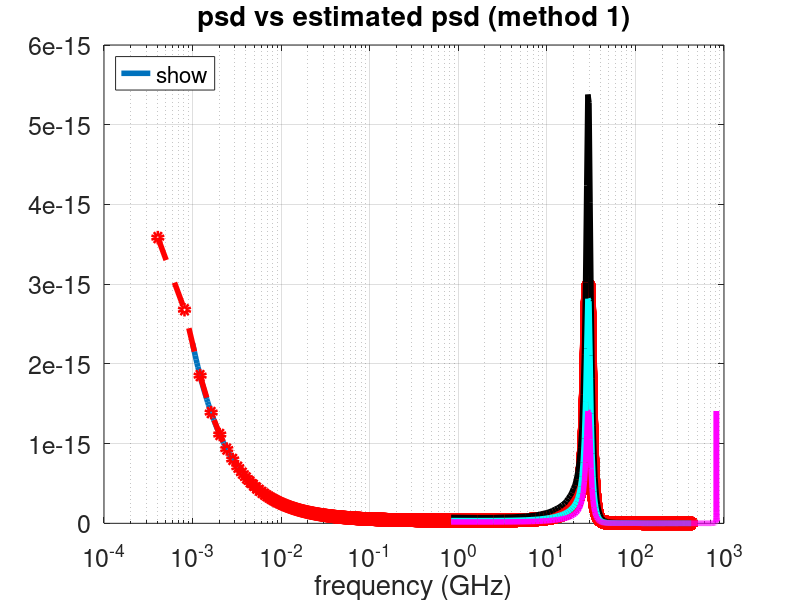
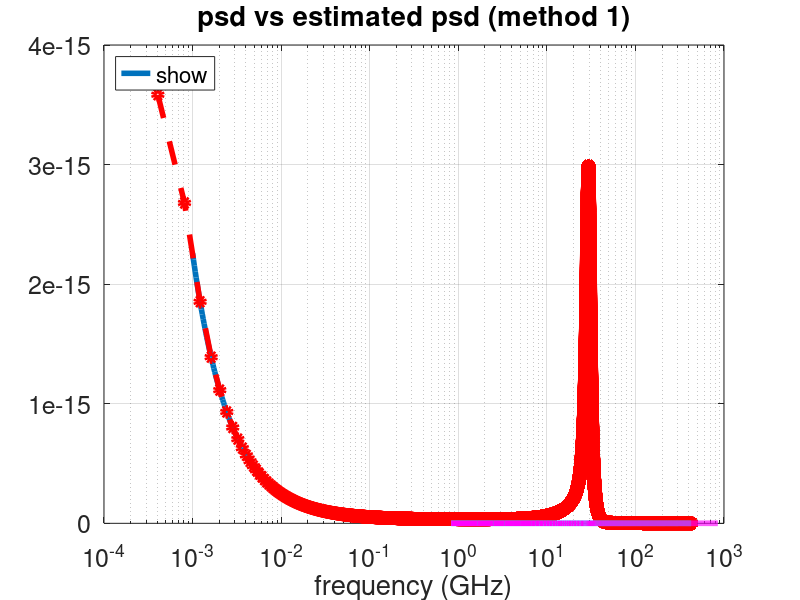

Recreate these plots in MATLAB, in order.
% load('psd_freq.txt')
freq=[1000000
1023292.99200000
1047128.54800000
1071519.30500000
1096478.19600000
1122018.45400000
1148153.62100000
1174897.55500000
1202264.43500000
1230268.77100000
1258925.41200000
1288249.55200000
1318256.73900000
1348962.88300000
1380384.26500000
1412537.54500000
1445439.77100000
1479108.38800000
1513561.24800000
1548816.61900000
1584893.19200000
1621810.09700000
1659586.90700000
1698243.65200000
1737800.82900000
1778279.41000000
1819700.85900000
1862087.13700000
1905460.71800000
1949844.60000000
1995262.31500000
2041737.94500000
2089296.13100000
2137962.09000000
2187761.62400000
2238721.13900000
2290867.65300000
2344228.81500000
2398832.91900000
2454708.91600000
2511886.43200000
2570395.78300000
2630267.99200000
2691534.80400000
2754228.70300000
2818382.93100000
2884031.50300000
2951209.22700000
3019951.72000000
3090295.43300000
3162277.66000000
3235936.56900000
3311311.21500000
3388441.56100000
3467368.50500000
3548133.89200000
3630780.54800000
3715352.29100000
3801893.96300000
3890451.45000000
3981071.70600000
4073802.77800000
4168693.83500000
4265795.18800000
4365158.32200000
4466835.92200000
4570881.89600000
4677351.41300000
4786300.92300000
4897788.19400000
5011872.33600000
5128613.84000000
5248074.60200000
5370317.96400000
5495408.73900000
5623413.25200000
5754399.37300000
5888436.55400000
6025595.86100000
6165950.01900000
6309573.44500000
6456542.29000000
6606934.48000000
6760829.75400000
6918309.70900000
7079457.84400000
7244359.60100000
7413102.41300000
7585775.75000000
7762471.16600000
7943282.34700000
8128305.16200000
8317637.71100000
8511380.38200000
8709635.90000000
8912509.38100000
9120108.39400000
9332543.00800000
9549925.86000000
9772372.21000000
10000000
10232929.9200000
10471285.4800000
10715193.0500000
10964781.9600000
11220184.5400000
11481536.2100000
11748975.5500000
12022644.3500000
12302687.7100000
12589254.1200000
12882495.5200000
13182567.3900000
13489628.8300000
13803842.6500000
14125375.4500000
14454397.7100000
14791083.8800000
15135612.4800000
15488166.1900000
15848931.9200000
16218100.9700000
16595869.0700000
16982436.5200000
17378008.2900000
17782794.1000000
18197008.5900000
18620871.3700000
19054607.1800000
19498446
19952623.1500000
20417379.4500000
20892961.3100000
21379620.9000000
21877616.2400000
22387211.3900000
22908676.5300000
23442288.1500000
23988329.1900000
24547089.1600000
25118864.3200000
25703957.8300000
26302679.9200000
26915348.0400000
27542287.0300000
28183829.3100000
28840315.0300000
29512092.2700000
30199517.2000000
30902954.3300000
31622776.6000000
32359365.6900000
33113112.1500000
33884415.6100000
34673685.0500000
35481338.9200000
36307805.4800000
37153522.9100000
38018939.6300000
38904514.5000000
39810717.0600000
40738027.7800000
41686938.3500000
42657951.8800000
43651583.2200000
44668359.2200000
45708818.9600000
46773514.1300000
47863009.2300000
48977881.9400000
50118723.3600000
51286138.4000000
52480746.0200000
53703179.6400000
54954087.3900000
56234132.5200000
57543993.7300000
58884365.5400000
60255958.6100000
61659500.1900000
63095734.4500000
64565422.9000000
66069344.8000000
67608297.5400000
69183097.0900000
70794578.4400000
72443596.0100000
74131024.1300000
75857757.5000000
77624711.6600000
79432823.4700000
81283051.6200000
83176377.1100000
85113803.8200000
87096359
89125093.8100000
91201083.9400000
93325430.0800000
95499258.6000000
97723722.1000000
100000000
102329299.200000
104712854.800000
107151930.500000
109647819.600000
112201845.400000
114815362.100000
117489755.500000
120226443.500000
123026877.100000
125892541.200000
128824955.200000
131825673.900000
134896288.300000
138038426.500000
141253754.500000
144543977.100000
147910838.800000
151356124.800000
154881661.900000
158489319.200000
162181009.700000
165958690.700000
169824365.200000
173780082.900000
177827941
181970085.900000
186208713.700000
190546071.800000
194984460
199526231.500000
204173794.500000
208929613.100000
213796209
218776162.400000
223872113.900000
229086765.300000
234422881.500000
239883291.900000
245470891.600000
251188643.200000
257039578.300000
263026799.200000
269153480.400000
275422870.300000
281838293.100000
288403150.300000
295120922.700000
301995172
309029543.300000
316227766
323593656.900000
331131121.500000
338844156.100000
346736850.500000
354813389.200000
363078054.800000
371535229.100000
380189396.300000
389045145
398107170.600000
407380277.800000
416869383.500000
426579518.800000
436515832.200000
446683592.200000
457088189.600000
467735141.300000
478630092.300000
489778819.400000
501187233.600000
512861384
524807460.200000
537031796.400000
549540873.900000
562341325.200000
575439937.300000
588843655.400000
602559586.100000
616595001.900000
630957344.500000
645654229
660693448
676082975.400000
691830970.900000
707945784.400000
724435960.100000
741310241.300000
758577575
776247116.600000
794328234.700000
812830516.200000
831763771.100000
851138038.200000
870963590
891250938.100000
912010839.400000
933254300.800000
954992586
977237221
1000000000.00000
1023292992.00000
1047128548.00000
1071519305.00000
1096478196.00000
1122018454.00000
1148153621.00000
1174897555.00000
1202264435.00000
1230268771.00000
1258925412.00000
1288249552.00000
1318256739.00000
1348962883.00000
1380384265.00000
1412537545.00000
1445439771.00000
1479108388.00000
1513561248.00000
1548816619.00000
1584893192.00000
1621810097.00000
1659586907.00000
1698243652.00000
1737800829.00000
1778279410.00000
1819700859.00000
1862087137.00000
1905460718.00000
1949844600.00000
1995262315.00000
2041737945.00000
2089296131.00000
2137962090.00000
2187761624.00000
2238721139.00000
2290867653.00000
2344228815.00000
2398832919.00000
2454708916.00000
2511886432.00000
2570395783.00000
2630267992.00000
2691534804.00000
2754228703.00000
2818382931.00000
2884031503.00000
2951209227.00000
3019951720.00000
3090295433.00000
3162277660.00000
3235936569.00000
3311311215.00000
3388441561.00000
3467368505.00000
3548133892.00000
3630780548.00000
3715352291.00000
3801893963.00000
3890451450.00000
3981071706.00000
4073802778.00000
4168693835.00000
4265795188.00000
4365158322.00000
4466835922.00000
4570881896.00000
4677351413.00000
4786300923.00000
4897788194.00000
5011872336.00000
5128613840.00000
5248074602.00000
5370317964.00000
5495408739.00000
5623413252.00000
5754399373.00000
5888436554.00000
6025595861.00000
6165950019.00000
6309573445.00000
6456542290.00000
6606934480.00000
6760829754.00000
6918309709.00000
7079457844.00000
7244359601.00000
7413102413.00000
7585775750.00000
7762471166.00000
7943282347.00000
8128305162.00000
8317637711.00000
8511380382.00000
8709635900.00000
8912509381.00000
9120108394.00000
9332543008.00000
9549925860.00000
9772372210.00000
10000000000.0000
10232929920.0000
10471285480.0000
10715193050.0000
10964781960.0000
11220184540.0000
11481536210.0000
11748975550.0000
12022644350.0000
12302687710.0000
12589254120.0000
12882495520.0000
13182567390.0000
13489628830.0000
13803842650.0000
14125375450.0000
14454397710.0000
14791083880.0000
15135612480.0000
15488166190.0000
15848931920.0000
16218100970.0000
16595869070.0000
16982436520.0000
17378008290.0000
17782794100.0000
18197008590.0000
18620871370.0000
19054607180.0000
19498446000.0000
19952623150.0000
20417379450.0000
20892961310.0000
21379620900.0000
21877616240.0000
22387211390.0000
22908676530.0000
23442288150.0000
23988329190.0000
24547089160.0000
25118864320.0000
25703957830.0000
26302679920.0000
26915348040.0000
27542287030.0000
28183829310.0000
28840315030.0000
29512092270.0000
30199517200.0000
30902954330.0000
31622776600.0000
32359365690.0000
33113112150.0000
33884415610.0000
34673685050.0000
35481338920.0000
36307805480.0000
37153522910.0000
38018939630.0000
38904514500.0000
39810717060.0000
40738027780.0000
41686938350.0000
42657951880.0000
43651583220.0000
44668359220.0000
45708818960.0000
46773514130.0000
47863009230.0000
48977881940.0000
50118723360.0000
51286138400.0000
52480746020.0000
53703179640.0000
54954087390.0000
56234132520.0000
57543993730.0000
58884365540.0000
60255958610.0000
61659500190.0000
63095734450.0000
64565422900.0000
66069344800.0000
67608297540.0000
69183097090.0000
70794578440.0000
72443596010.0000
74131024130.0000
75857757500.0000
77624711660.0000
79432823470.0000
81283051620.0000
83176377110.0000
85113803820.0000
87096359000.0000
89125093810.0000
91201083940.0000
93325430080.0000
95499258600.0000
97723722100.0000
100000000000.000
102329299200.000
104712854800.000
107151930500.000
109647819600.000
112201845400.000
114815362100.000
117489755500.000
120226443500.000
123026877100.000
125892541200.000
128824955200.000
131825673900.000
134896288300.000
138038426500.000
141253754500.000
144543977100.000
147910838800.000
151356124800.000
154881661900.000
158489319200.000
162181009700.000
165958690700.000
169824365200.000
173780082900.000
177827941000.000
181970085900.000
186208713700.000
190546071800.000
194984460000.000
199526231500.000
204173794500.000
208929613100.000
213796209000.000
218776162400.000
223872113900.000
229086765300.000
234422881500.000
239883291900.000
245470891600.000
251188643200.000
257039578300.000
263026799200.000
269153480400.000
275422870300.000
281838293100.000
288403150300.000
295120922700.000
301995172000.000
309029543300.000
316227766000.000
323593656900.000
331131121500.000
338844156100.000
346736850500.000
354813389200.000
363078054800.000
371535229100.000
380189396300.000
389045145000.000
398107170600.000
407380277800.000
416869383500.000
426579518800.000
436515832200.000
446683592200.000
457088189600.000
467735141300.000
478630092300.000
489778819400.000
501187233600.000
512861384000.000
524807460200.000
537031796400.000
549540873900.000
562341325200.000
575439937300.000
588843655400.000
602559586100.000
616595001900.000
630957344500.000
645654229000.000
660693448000.000
676082975400.000
691830970900.000
707945784400.000
724435960100.000
741310241300.000
758577575000.000
776247116600.000
794328234700.000
812830516200.000
831763771100.000
851138038200.000
870963590000.000
891250938100.000
912010839400.000
933254300800.000
954992586000.000
977237221000.000
1000000000000.00
1023292992000.00
1047128548000.00
1071519305000.00
1096478196000.00
1122018454000.00
1148153621000.00
1174897555000.00
1202264435000.00
1230268771000.00
1258925412000.00
1288249552000.00
1318256739000.00
1348962883000.00
1380384265000.00
1412537545000.00
1445439771000.00
1479108388000.00
1513561248000.00
1548816619000.00
1584893192000.00
1621810097000.00
1659586907000.00
1698243652000.00
1737800829000.00
1778279410000.00
1819700859000.00
1862087137000.00
1905460718000.00
1949844600000.00
1995262315000.00
2041737945000.00
2089296131000.00
2137962090000.00
2187761624000.00
2238721139000.00
2290867653000.00
2344228815000.00
2398832919000.00
2454708916000.00
2511886432000.00
2570395783000.00
2630267992000.00
2691534804000.00
2754228703000.00
2818382931000.00
2884031503000.00
2951209227000.00
3019951720000.00
3090295433000.00
3162277660000.00
3235936569000.00
3311311215000.00
3388441561000.00
3467368505000.00
3548133892000.00
3630780548000.00
3715352291000.00
3801893963000.00
3890451450000.00
3981071706000.00
4073802778000.00
4168693835000.00
4265795188000.00
4365158322000.00
4466835922000.00
4570881896000.00];

psd_measured=[4.75015724105784e-08
4.69509552166768e-08
4.64072421388773e-08
4.58703352638487e-08
4.53401384559881e-08
4.48165572704831e-08
4.42994989523209e-08
4.37888723936391e-08
4.32845881083803e-08
4.27865582124612e-08
4.22946963814370e-08
4.18089178651469e-08
4.13291393860190e-08
4.08552792096381e-08
4.03872570413300e-08
3.99249940349752e-08
3.94684127853412e-08
3.90174372787778e-08
3.85719928605621e-08
3.81320062688434e-08
3.76974055340651e-08
3.72681200123055e-08
3.68440803353557e-08
3.64252183930042e-08
3.60114673192672e-08
3.56027614591972e-08
3.51990363272114e-08
3.48002286181717e-08
3.44062761484828e-08
3.40171178551572e-08
3.36326937539113e-08
3.32529449185493e-08
3.28778134524677e-08
3.25072424726156e-08
3.21411760686798e-08
3.17795592847681e-08
3.14223380821167e-08
3.10694593293784e-08
3.07208707832351e-08
3.03765210307102e-08
3.00363594720932e-08
2.97003363227137e-08
2.93684025723383e-08
2.90405099531848e-08
2.87166109111832e-08
2.83966586185493e-08
2.80806069134824e-08
2.77684103122654e-08
2.74600239548517e-08
2.71554035971806e-08
2.68545056326890e-08
2.65572869978229e-08
2.62637052462639e-08
2.59737184435994e-08
2.56872852276964e-08
2.54043647411194e-08
2.51249166616114e-08
2.48489011507257e-08
2.45762788681299e-08
2.43070109712567e-08
2.40410590677864e-08
2.37783852411919e-08
2.35189520353039e-08
2.32627224170372e-08
2.30096598381636e-08
2.27597281424317e-08
2.25128916274542e-08
2.22691150206561e-08
2.20283634543534e-08
2.17906024784804e-08
2.15557980617645e-08
2.13239165714289e-08
2.10949247840275e-08
2.08687898782098e-08
2.06454794035889e-08
2.04249613523655e-08
2.02072040519548e-08
1.99921762445755e-08
1.97798470504630e-08
1.95701859665763e-08
1.93631628678296e-08
1.91587480007845e-08
1.89569119802997e-08
1.87576257836684e-08
1.85608607488061e-08
1.83665885777036e-08
1.81747813224245e-08
1.79854113859198e-08
1.77984515182729e-08
1.76138748057335e-08
1.74316546696843e-08
1.72517648720530e-08
1.70741795045463e-08
1.68988729681499e-08
1.67258199943601e-08
1.65549956199280e-08
1.63863752113748e-08
1.62199344180332e-08
1.60556491856838e-08
1.58934957636569e-08
1.57334507120094e-08
1.55754908420143e-08
1.54195932541948e-08
1.52657353401091e-08
1.51138947535437e-08
1.49640493888945e-08
1.48161774508766e-08
1.46702573607455e-08
1.45262678015994e-08
1.43841877170698e-08
1.42439962898263e-08
1.41056729333779e-08
1.39691972992128e-08
1.38345492661512e-08
1.37017089584599e-08
1.35706566975909e-08
1.34413730487771e-08
1.33138387719175e-08
1.31880348508154e-08
1.30639424811629e-08
1.29415430424633e-08
1.28208181445450e-08
1.27017495697076e-08
1.25843193194960e-08
1.24685095572976e-08
1.23543026555267e-08
1.22416811558504e-08
1.21306278082748e-08
1.20211255122931e-08
1.19131573548184e-08
1.18067065999200e-08
1.17017566699809e-08
1.15982911629861e-08
1.14962938437421e-08
1.13957486233630e-08
1.12966395784308e-08
1.11989509406437e-08
1.11026671161318e-08
1.10077726164461e-08
1.09142521468168e-08
1.08220905163444e-08
1.07312727174826e-08
1.06417838560209e-08
1.05536091899947e-08
1.04667340914364e-08
1.03811440927366e-08
1.02968248393493e-08
1.02137621235629e-08
1.01319418446053e-08
1.00513500383142e-08
9.97197286227247e-09
9.89379659298019e-09
9.81680762851166e-09
9.74099248020069e-09
9.66633777711032e-09
9.59283026073279e-09
9.52045678449888e-09
9.44920431127499e-09
9.37905990760738e-09
9.31001075130225e-09
9.24204411783054e-09
9.17514738877707e-09
9.10930804227466e-09
9.04451365373299e-09
8.98075189366203e-09
8.91801052734437e-09
8.85627740700477e-09
8.79554047596682e-09
8.73578775848864e-09
8.67700736527384e-09
8.61917815174173e-09
8.56221360958916e-09
8.50618098607507e-09
8.45106859968536e-09
8.39686485425552e-09
8.34355823960643e-09
8.29113733003027e-09
8.23959078271039e-09
8.18890733917742e-09
8.13907582526498e-09
8.09008514764974e-09
8.04192429651307e-09
7.99458234477177e-09
7.94804844701021e-09
7.90231183673151e-09
7.85736183467550e-09
7.81318783790952e-09
7.76977932666576e-09
7.72712586432026e-09
7.68521709252956e-09
7.64404273577617e-09
7.60359260149461e-09
7.56385657650146e-09
7.52482462874099e-09
7.48648681088939e-09
7.44883325466119e-09
7.41185417522958e-09
7.37553986906909e-09
7.33988071768939e-09
7.30486718203428e-09
7.27048980826342e-09
7.23674325488937e-09
7.20361425987339e-09
7.17109362221862e-09
7.13917222318387e-09
7.10784103086532e-09
7.07709109507904e-09
7.04691355261978e-09
7.01729962664551e-09
6.98824062172003e-09
6.95972793361276e-09
6.93175304045881e-09
6.90430750881390e-09
6.87738299075488e-09
6.85097122691224e-09
6.82506404236918e-09
6.79965335375356e-09
6.77473116144071e-09
6.75029169640112e-09
6.72632839234882e-09
6.70283021070049e-09
6.67978950950933e-09
6.65719873567110e-09
6.63505042434275e-09
6.61333720178309e-09
6.59205177968350e-09
6.57118696216061e-09
6.55073564172378e-09
6.53069079953877e-09
6.51104550660226e-09
6.49179292286460e-09
6.47293258389852e-09
6.45445238346882e-09
6.43634503763827e-09
6.41860406854905e-09
6.40122308574514e-09
6.38419579087218e-09
6.36751597111256e-09
6.35117750506010e-09
6.33517435875570e-09
6.31950232860353e-09
6.30416062361886e-09
6.28913683185852e-09
6.27442527520490e-09
6.26002036659690e-09
6.24591660472320e-09
6.23210857740593e-09
6.21859095655485e-09
6.20536136731790e-09
6.19241900376399e-09
6.17975179012293e-09
6.16735475059224e-09
6.15522299658132e-09
6.14335172207006e-09
6.13173621011230e-09
6.12037861601966e-09
6.10927244834800e-09
6.09840863851505e-09
6.08778281029633e-09
6.07739067253903e-09
6.06722801686748e-09
6.05730099476309e-09
6.04759820602779e-09
6.03811306014444e-09
6.02884168452430e-09
6.01978029320585e-09
6.01093494288001e-09
6.00229713914654e-09
5.99385877354809e-09
5.98561639288280e-09
5.97756824569544e-09
5.96972372708346e-09
5.96206568967370e-09
5.95459101461512e-09
5.94729666130678e-09
5.94019635912029e-09
5.93327158056241e-09
5.92651892041469e-09
5.91993910018532e-09
5.91354146243799e-09
5.90730854047548e-09
5.90123788486396e-09
5.89534134112293e-09
5.88960869566214e-09
5.88403199433414e-09
5.87861959464374e-09
5.87337031837622e-09
5.86827150089077e-09
5.86333250441988e-09
5.85855231735068e-09
5.85391797307771e-09
5.84944451533475e-09
5.84512186669711e-09
5.84094279870158e-09
5.83692857305520e-09
5.83305475905201e-09
5.82933553305918e-09
5.82576653593947e-09
5.82234210977985e-09
5.81907700858855e-09
5.81594967045053e-09
5.81298856689843e-09
5.81016519418758e-09
5.80750574300317e-09
5.80498804873290e-09
5.80263533150798e-09
5.80042618894621e-09
5.79838650735274e-09
5.79649269035607e-09
5.79477096980284e-09
5.79320295126721e-09
5.79180310410910e-09
5.79057056945175e-09
5.78950015413708e-09
5.78861431270578e-09
5.78789642985172e-09
5.78735611896870e-09
5.78700562678454e-09
5.78683599189234e-09
5.78685372815459e-09
5.78707621945484e-09
5.78749452831414e-09
5.78811462841960e-09
5.78894449936147e-09
5.78999730227627e-09
5.79126998709362e-09
5.79276961797179e-09
5.79450354887787e-09
5.79647941740117e-09
5.79870521030106e-09
5.80119222941923e-09
5.80394497603920e-09
5.80697253313555e-09
5.81028437007194e-09
5.81389036273500e-09
5.81780081650761e-09
5.82202648907754e-09
5.82657861294079e-09
5.83146892042501e-09
5.83671307091562e-09
5.84232207520145e-09
5.84830844377826e-09
5.85468617510403e-09
5.86146991990464e-09
5.86867763843640e-09
5.87632867710116e-09
5.88443449310620e-09
5.89301337663763e-09
5.90209259537054e-09
5.91168242399806e-09
5.92180920249635e-09
5.93249330198261e-09
5.94375712534147e-09
5.95562556968088e-09
5.96812361273566e-09
5.98127458592499e-09
5.99511184114330e-09
6.00965780825628e-09
6.02494308786654e-09
6.04100223356690e-09
6.05786456552290e-09
6.07556349959801e-09
6.09413431250898e-09
6.11361359080745e-09
6.13403930805902e-09
6.15545090249319e-09
6.17788935269884e-09
6.20139725532136e-09
6.22601890897714e-09
6.25180039240801e-09
6.27879100969968e-09
6.30703945836145e-09
6.33659730180596e-09
6.36751987384947e-09
6.39986178356780e-09
6.43368215228555e-09
6.46904074543977e-09
6.50600067722613e-09
6.54462680379924e-09
6.58498676560586e-09
6.62715067512545e-09
6.67119118809672e-09
6.71718363650617e-09
6.76520618510083e-09
6.81533997502464e-09
6.86766929284982e-09
6.92228173259598e-09
6.97926649085095e-09
7.03871839127115e-09
7.10073453912897e-09
7.16541601529827e-09
7.23286627316305e-09
7.30319564397238e-09
7.37651645496767e-09
7.45294551927365e-09
7.53260447385732e-09
7.61562017323974e-09
7.70212510851448e-09
7.79225791963955e-09
7.88615679702256e-09
7.98397914519856e-09
8.08587396260682e-09
8.19201145484759e-09
8.30256342925490e-09
8.41771155827840e-09
8.53764870685926e-09
8.66258050199353e-09
8.79272723198599e-09
8.92831556823950e-09
9.06960726492261e-09
9.21686645076865e-09
9.37039495353884e-09
9.53051930908533e-09
9.69760064782495e-09
9.87204094272409e-09
1.00542877356353e-08
1.02448622501624e-08
1.04443405273254e-08
1.06533996916516e-08
1.08728227691751e-08
1.11035252501445e-08
1.13465756781969e-08
1.16032658241584e-08
1.18751105229454e-08
1.21639538024030e-08
1.24720138432734e-08
1.28019932083829e-08
1.31571843432655e-08
1.35416676073039e-08
1.39604659641746e-08
1.44198515861154e-08
1.49276921891563e-08
1.54939512965449e-08
1.61313091522746e-08
1.68561195009086e-08
1.76896516712596e-08
1.86599098358116e-08
1.98042365491606e-08
2.11730815743023e-08
2.28354713695914e-08
2.48866988305194e-08
2.74584905639770e-08
3.07286766191969e-08
3.49165934537594e-08
4.02096014068284e-08
4.64531274919372e-08
5.23273665896707e-08
5.46714968382620e-08
5.11234297171255e-08
4.37884349081419e-08
3.61316820052529e-08
2.96720399881360e-08
2.45445833262953e-08
2.04910039029427e-08
1.72394508623871e-08
1.45857665804172e-08
1.23903382386122e-08
1.05595107004965e-08
9.02875775902455e-09
7.75070435276897e-09
6.68768215748517e-09
5.80773218660174e-09
5.08281142294388e-09
4.48815036541205e-09
4.00204415480580e-09
3.60571475155415e-09
3.28312075473998e-09
3.02071347852489e-09
2.80716285834503e-09
2.63308431400079e-09
2.49077618006155e-09
2.37397659074407e-09
2.27763989296296e-09
2.19773441981352e-09
2.13106357708067e-09
2.07510893374695e-09
2.02789701432375e-09
1.98788798860337e-09
1.95388290157898e-09
1.92494906504341e-09
1.90035864773799e-09
1.87953944018890e-09
1.86203389365609e-09
1.84746509158445e-09
1.83550683889462e-09
1.82585605988727e-09
1.81820604233116e-09
1.81221834995154e-09
1.80749244180175e-09
1.80353200242231e-09
1.79970805414830e-09
1.79522135356567e-09
1.78906961568360e-09
1.78003074683911e-09
1.76667973224423e-09
1.74746210183612e-09
1.72084465467742e-09
1.68554737354224e-09
1.64082153844723e-09
1.58669577779226e-09
1.52408640135760e-09
1.46158185452879e-09
1.39393934287652e-09
1.32161680250369e-09
1.24506571261956e-09
1.16473202599017e-09
1.08105838596485e-09
9.94488624686979e-10
9.05476474360863e-10
8.14502378664289e-10
7.22106661708219e-10
6.28957351553787e-10
5.35995933532321e-10
4.44770672552384e-10
3.58249498066597e-10
2.82845093989974e-10
2.32437261141782e-10
2.27775706143687e-10
2.74686303929133e-10
3.56800293157283e-10
4.59371966610843e-10
5.75867733303836e-10
7.04366436474022e-10
8.45153661994979e-10
9.99722748233823e-10
1.17037049876782e-09
1.36002246194293e-09
1.57214950489616e-09
1.81072327235255e-09
2.08019059279110e-09
2.38546010611401e-09
2.73189961217308e-09
3.12534420178614e-09
3.57211560907191e-09
4.07905245521670e-09
4.65355093381771e-09
5.30361462441369e-09
6.03791263800516e-09
6.86584484765413e-09
7.79761344687705e-09
8.84430047882228e-09
1.00179509704407e-08
1.13316617632308e-08
1.27996762068441e-08
1.44374850849982e-08
1.62619344412032e-08
1.82913405304703e-08
2.05456129128233e-08
2.30463861193513e-08
2.58171610327859e-08
2.88834559036395e-08
3.22729693955285e-08
3.60157548004188e-08
4.01444075777615e-08
4.46942672735832e-08
4.97036335655633e-08
5.52140000176619e-08
6.12703036847453e-08
6.79211950638618e-08
7.52193273889969e-08
8.32216679473530e-08
9.19898328473655e-08
1.01590447307418e-07
1.12095532025644e-07
1.23582919743214e-07
1.36136702368102e-07
1.49847711006746e-07
1.64814033890137e-07
1.81141570448430e-07
1.98944629095349e-07
2.18346567483237e-07
2.39480482912791e-07
2.62489951284971e-07
2.87529824179195e-07
3.14767081702407e-07
3.44381751895848e-07
3.76567896494070e-07
4.11534670424484e-07
4.49507458184478e-07
4.90729097655516e-07
5.35461190722417e-07
5.83985513091235e-07
6.36605527660459e-07
6.93648008018147e-07
7.55464783753973e-07
8.22434613701542e-07
8.94965195256556e-07
9.73495324029591e-07
1.05849721088390e-06
1.15047896912404e-06
1.24998728403218e-06
1.35761027933979e-06
1.47398059131942e-06
1.59977867288578e-06
1.73573633391677e-06
1.88264054269976e-06
2.04133751069460e-06
2.21273706343549e-06
2.39781734604849e-06
2.59762986109251e-06
2.81330487564780e-06
3.04605722806922e-06
3.29719256386968e-06
3.56811398997065e-06
3.86032927719219e-06
4.17545851852132e-06
4.51524240085635e-06
4.88155105448385e-06
5.27639351353840e-06
5.70192793114981e-06
6.16047251042370e-06
6.65451719286736e-06
7.18673623963454e-06
7.76000170691690e-06
8.37739791471438e-06
9.04223694214092e-06
9.75807526139635e-06
1.05287315735376e-05
1.13583059559514e-05
1.22512003699644e-05
1.32121405904153e-05
1.42461999579797e-05
1.53588245211616e-05
1.65558602661911e-05
1.78435822006557e-05
1.92287254574607e-05
2.07185189475884e-05
2.23207210187276e-05
2.40436580734667e-05
2.58962657912413e-05
2.78881332622017e-05
3.00295505562044e-05
3.23315594015177e-05
3.48060078822072e-05
3.74656086731462e-05
4.03240019817859e-05
4.33958224143749e-05
4.66967712623461e-05
5.02436937105058e-05
5.40546614399218e-05
5.81490615536087e-05
6.25476916940426e-05
6.72728621353649e-05
7.23485050462460e-05
7.78002917408667e-05
8.36557585276456e-05
8.99444412248387e-05
9.66980197784761e-05
0.000103950472856414
0.000111738244483472
0.000120100420863932
0.000129078922352719
0.000138718707119749
0.000149067990300343
0.000160178479708182
0.000172105626338929
0.000184908895982669
0.000198652056852131
0.000213403491047760
0.000229236526438326
0.000246229792913636
0.000264467604311494
0.000284040368513208
0.000305045025040962
0.000327585516453563
0.000351773292251804
0.000377727847987745].';
asd = psd_measured;

% Since the data is given in v/sqrt(Hz) (i.e. it's in amplitude), we need to square it to get the psd. 
psd = asd .^ 2; 

noise_freq  = 100*1e9;

i_noise_req = find(freq <=  noise_freq, 1, 'last');
i_noise_req = i_noise_req(1);

fsym         = 53.125e9; % baud rate
oversampling = 16;       % number of samples per ui
block_size   = 1024;

si    = 1/fsym/oversampling; % sampling interval
fs    = 1/si;                % sampling frequency (two-sided)
fmax  = 1/si/2;              % half of sampling frequency = fs/2 (one-sided)

Nfft        = 2048*block_size;   % Number of two-sided points [from 0 to fs-df]
M           = Nfft/2 + 1;        % Number of one-sided points [from 0 to fmax (or fs/2)]
df          = fmax/(M-1);        % or = fs/Nfft
ff_oneSided = (0:df:fmax);
ff_twoSided = (0:df:fs-df);
tt          = (0:si:Nfft*si-si); % time span is fro 0 to 1/df = M/fmax = M*2*si

psd_itpl = interp1(freq(1:i_noise_req), psd(1:i_noise_req), ff_oneSided, 'linear', 'extrap');
psd_itpl(1) = psd(1);

% Make negative values equal to zero (it's required for he second method in which we take sqrt of psd)   
psd_itpl(psd_itpl<0) = 0;

% Plot PSD and interpolated PSD
figure(12) 
clf;
semilogx(freq(1:i_noise_req)/1e9, psd(1:i_noise_req), 'LineWidth', 4, 'disp', 'one-sided PSD') 
hold on; 
grid on; 
semilogx(ff_oneSided/1e9, psd_itpl, 'o--r', 'LineWidth', 4, 'disp', 'one-sided PSD (interpolated)')
xlabel('frequency (GHz)')

%% generate time samples from psd (method 1)

% get the one-side amplitude response from psd
asd_oneSided = sqrt(psd_itpl*length(psd_itpl)*fs);

% Generate some random phases uniformly distributed from 0 to 2*pi
rand_phase = 2*pi*rand(size(asd_oneSided));

% Form a complex signal (one-sided) in frequency domain from amplitude and phase above
asd_with_phase = asd_oneSided .* exp(sqrt(-1)*rand_phase);

% add the complex cnjugate to the complex signal to make it two-sided
asd_twoSided = [
    real(asd_with_phase(1)),... 
    1* asd_with_phase(2:+1:end-1),... 
    real(asd_with_phase(end)),...
    1* conj(asd_with_phase(end-1:-1:2))
];

sig_freq = asd_twoSided;

% Generate random time series by taking ifft of the frequency response (which should give you real values due to frequency response symmetry)
sig_time = ifft(sig_freq, Nfft); 

%% Checking the result of method 1

% calculate the psd by using fft and averaging

% number of sets for averaging periodogram
N_set = floor(length(sig_time)/block_size);

sum_PG = 0;
for i=1:N_set
    Y = fft(sig_time(1+(i-1)*block_size:i*block_size));
    Y = Y(1:block_size/2+1);
    PG = 1/length(Y)/fs * abs(Y).^2;
    PG(2:end-1) = 2*PG(2:end-1);
    sum_PG = sum_PG + PG;
end
%averaging
psd_hat = sum_PG / N_set;

ff = (0:fs/block_size:fs-fs/block_size);

% get the psd of the generated signal using matlab priodogram function
[psd_hat_os,f1]=periodogram(sig_time,boxcar(length(sig_time)),block_size,fs,'onesided');
[psd_hat_ts,f2]=periodogram(sig_time,boxcar(length(sig_time)),block_size,fs,'twosided');

figure(12) 
semilogx(ff(1:block_size/2+1)/1e9, (psd_hat(1:block_size/2+1)), 'k', 'LineWidth', 4, 'disp', 'one-sided PSD estimation usig fft')
semilogx(f1/1e9, psd_hat_os, 'c', 'LineWidth', 4, 'disp', 'one-sided PSD estimation usig periodogram')
semilogx(f2/1e9, psd_hat_ts, 'm', 'LineWidth', 4, 'disp', 'two-sided PSD estimation usig periodogram')
legend('show', 'Location', 'NorthWest')
title('psd vs estimated psd (method 1)')
set(gca, 'fontsize', 18)

%% generate time samples from psd (Method 2: using white noise)

% Generate double-side band PSD
psd_dsb = [
    real(psd_itpl(1))         ,... 
    1/2* psd_itpl(2:+1:end-1) ,... 
    real(psd_itpl(end))       ,...
    1/2*(psd_itpl(end-1:-1:2))
];

% Generte a white noise in time domain
wn_time = randn(size(psd_dsb));

% Get the frequency response of the white noise
wn_freq = fft(wn_time);

wn_filtered = wn_freq .* sqrt(psd_dsb);

time_series = ifft(wn_filtered);

% get the psd with the generated signal
[psd_est_os,f1]=periodogram(time_series,boxcar(length(time_series)),block_size,fs,'onesided');
[psd_est_ts,f2]=periodogram(time_series,boxcar(length(time_series)),block_size,fs,'twosided');


figure(13) 
clf;
semilogx(freq(1:i_noise_req)/1e9, psd(1:i_noise_req), 'LineWidth', 4, 'disp', 'one-sided PSD') 
hold on; 
grid on; 
semilogx(ff_oneSided/1e9, psd_itpl, 'o--r', 'LineWidth', 4, 'disp', 'one-sided PSD (interpolated)')
semilogx(f1/1e9, psd_est_os, 'c', 'LineWidth', 4, 'disp', 'one-sided PSD estimation usig periodogram')
semilogx(f2/1e9, psd_est_ts, 'm', 'LineWidth', 4, 'disp', 'two-sided PSD estimation usig periodogram')
xlabel('frequency (GHz)')
legend('show', 'Location', 'NorthWest')
title('psd vs estimated psd (method 1)')
set(gca, 'fontsize', 18)
